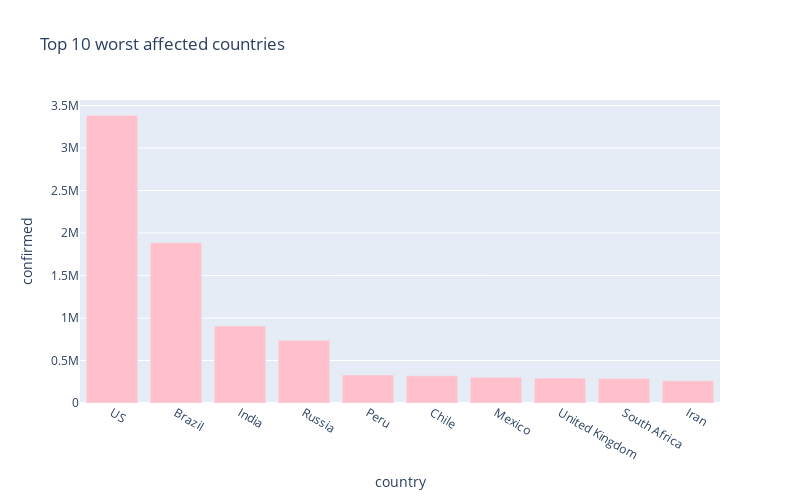

Source (notebook cell):
### Markdown cell above
# 10 worst hit countries - Confirmed cases

### Code cell
px.bar(
    sorted_country_df.head(10),
    x = "country",
    y = "confirmed",
    title= "Top 10 worst affected countries", # the axis names
    color_discrete_sequence=["pink"], 
    height=500,
    width=800
)

### Figure 1 — Plotly figure (JSON) as saved in the notebook; plotly's stock layout.template omitted (floating-point values rounded to 4 significant figures)
{"data": [{"alignmentgroup": "True", "hovertemplate": "country=%{x}<br>confirmed=%{y}<extra></extra>", "legendgroup": "", "marker": {"color": "pink"}, "name": "", "offsetgroup": "", "orientation": "v", "showlegend": false, "textposition": "auto", "type": "bar", "x": ["US", "Brazil", "India", "Russia", "Peru", "Chile", "Mexico", "United Kingdom", "South Africa", "Iran"], "xaxis": "x", "y": [3387053, 1884967, 906752, 738787, 330123, 319493, 304435, 292931, 287796, 262173], "yaxis": "y"}], "layout": {"barmode": "relative", "height": 500, "legend": {"tracegroupgap": 0}, "title": {"text": "Top 10 worst affected countries"}, "width": 800, "xaxis": {"anchor": "y", "domain": [0, 1], "title": {"text": "country"}}, "yaxis": {"anchor": "x", "domain": [0, 1], "title": {"text": "confirmed"}}}}
